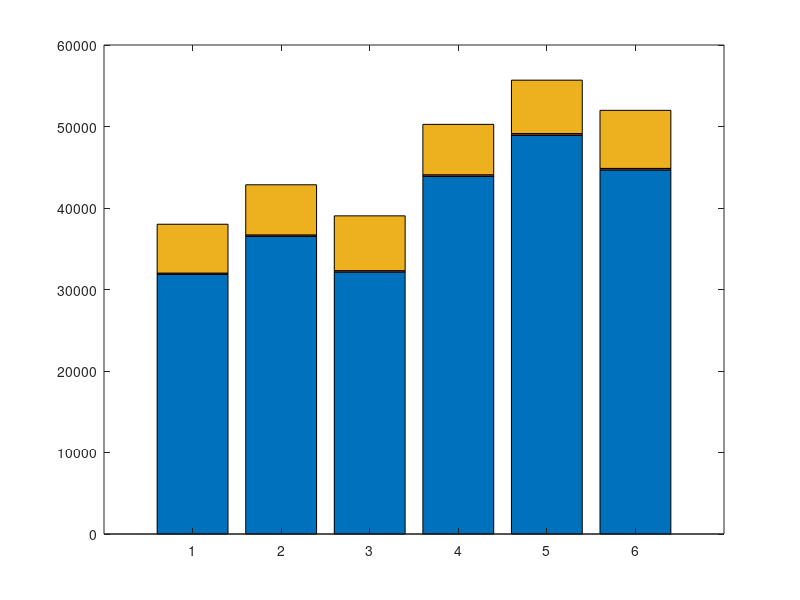

Recreate this plot in MATLAB. (Note: this script raises an error after producing the figure.)
% data
x = {'6lh'; '6lr'; '6lbr'; 'rpl'; '6lr-rpl'; '6lbr-rpl'};
y = [ 31848 168 5992 ; 36534 168 6148 ; 32150 168 6720 ; 43889 192 6182 ; 48942 192 6552 ; 44668 192 7124 ];
% enddata

% Construct graph
figure;
bar(y,'stacked');
set(gca,'XTickLabels',x); 
legend('Code','Initialized variables','Uninitialized variables',2);
xlabel('Entity');
ylabel('memory (bytes)');
title('msp430-size over 6LoWPAN-ND entities');